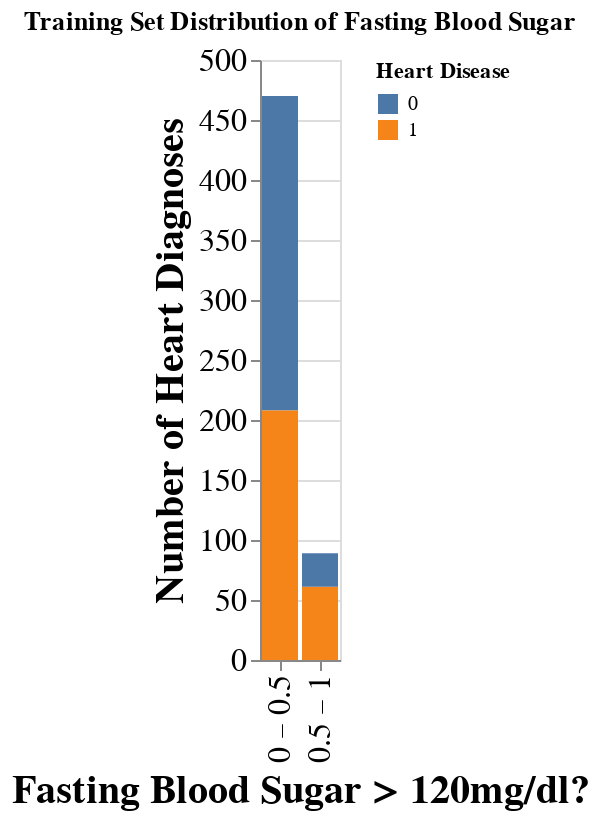

The notebook cell this image was saved under:
### Markdown cell above
As seen in the plot above, in patients with moderate resting blood pressures, heart disease is not seemingly strongly correlated with resting blood pressures (there are roughly the same number of diseased and not diseased patients with average resting blood pressures levels). However, in higher resting blood pressures (greater than 135mm/Hg especially), there is a potential connection between resting blood pressures and the presence of heart disease. For this reason, resting blood pressures will be included in the classifier.

### Code cell
fastbs_plot = (
    alt.Chart(heart_data_training, title="Training Set Distribution of Fasting Blood Sugar")
    .mark_bar()
    .encode(
        x=alt.X("FastingBS:N", bin=alt.Bin(maxbins=2), title="Fasting Blood Sugar > 120mg/dl?"),
        y=alt.Y("count(HeartDisease)",title="Number of Heart Diagnoses"),
        fill=alt.Fill("HeartDisease:N", title="Heart Disease")
    )
    .configure_axis(titleFontSize=20,labelFontSize=16)
)
fastbs_plot

### Figure 1 — Vega-Lite specification as saved in the notebook (floating-point values rounded to 4 significant figures; data arrays with more than 128 entries replaced by an {"elided": "..."} marker saying what was removed)
{"$schema": "https://vega.github.io/schema/vega-lite/v4.17.0.json", "config": {"axis": {"labelFontSize": 16, "titleFontSize": 20}, "view": {"continuousHeight": 300, "continuousWidth": 400}}, "data": {"name": "data-965f26aaa0a06bf333f272b0ffb5f3a8"}, "datasets": {"data-965f26aaa0a06bf333f272b0ffb5f3a8": {"elided": "559 records"}}, "encoding": {"fill": {"field": "HeartDisease", "title": "Heart Disease", "type": "nominal"}, "x": {"bin": {"maxbins": 2}, "field": "FastingBS", "title": "Fasting Blood Sugar > 120mg/dl?", "type": "nominal"}, "y": {"aggregate": "count", "field": "HeartDisease", "title": "Number of Heart Diagnoses", "type": "quantitative"}}, "mark": "bar", "title": "Training Set Distribution of Fasting Blood Sugar"}
